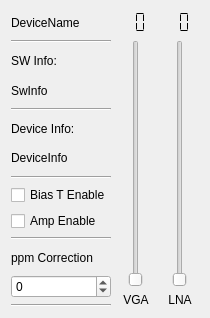
<?xml version="1.0" encoding="UTF-8"?>
<ui version="4.0">
 <class>hackrfWidget</class>
 <widget class="QWidget" name="hackrfWidget">
  <property name="geometry">
   <rect>
    <x>0</x>
    <y>0</y>
    <width>210</width>
    <height>318</height>
   </rect>
  </property>
  <property name="windowTitle">
   <string>HACKRF control</string>
  </property>
  <layout class="QHBoxLayout" name="horizontalLayout">
   <item>
    <layout class="QVBoxLayout" name="verticalLayout">
     <item>
      <widget class="QLabel" name="lblDeviceName">
       <property name="text">
        <string>DeviceName</string>
       </property>
      </widget>
     </item>
     <item>
      <widget class="Line" name="line_4">
       <property name="orientation">
        <enum>Qt::Horizontal</enum>
       </property>
      </widget>
     </item>
     <item>
      <widget class="QLabel" name="label_6">
       <property name="text">
        <string>SW Info:</string>
       </property>
      </widget>
     </item>
     <item>
      <widget class="QLabel" name="lblSwInfo">
       <property name="text">
        <string>SwInfo</string>
       </property>
      </widget>
     </item>
     <item>
      <widget class="Line" name="line_2">
       <property name="orientation">
        <enum>Qt::Horizontal</enum>
       </property>
      </widget>
     </item>
     <item>
      <widget class="QLabel" name="label_5">
       <property name="text">
        <string>Device Info:</string>
       </property>
      </widget>
     </item>
     <item>
      <widget class="QLabel" name="lblDeviceInfo">
       <property name="text">
        <string>DeviceInfo</string>
       </property>
      </widget>
     </item>
     <item>
      <widget class="Line" name="line_3">
       <property name="orientation">
        <enum>Qt::Horizontal</enum>
       </property>
      </widget>
     </item>
     <item>
      <widget class="QCheckBox" name="btnBiasTEnable">
       <property name="text">
        <string>Bias T Enable</string>
       </property>
       <property name="checked">
        <bool>false</bool>
       </property>
      </widget>
     </item>
     <item>
      <widget class="QCheckBox" name="btnAmpEnable">
       <property name="text">
        <string>Amp Enable</string>
       </property>
      </widget>
     </item>
     <item>
      <widget class="Line" name="line">
       <property name="orientation">
        <enum>Qt::Horizontal</enum>
       </property>
      </widget>
     </item>
     <item>
      <widget class="QLabel" name="label">
       <property name="text">
        <string>ppm Correction</string>
       </property>
      </widget>
     </item>
     <item>
      <widget class="QSpinBox" name="ppm_correction">
       <property name="minimum">
        <number>-100</number>
       </property>
       <property name="maximum">
        <number>100</number>
       </property>
      </widget>
     </item>
     <item>
      <widget class="Line" name="line_5">
       <property name="orientation">
        <enum>Qt::Horizontal</enum>
       </property>
      </widget>
     </item>
    </layout>
   </item>
   <item>
    <layout class="QVBoxLayout" name="verticalLayout_2">
     <item>
      <widget class="QLCDNumber" name="vgagainDisplay">
       <property name="frameShape">
        <enum>QFrame::NoFrame</enum>
       </property>
       <property name="digitCount">
        <number>2</number>
       </property>
       <property name="segmentStyle">
        <enum>QLCDNumber::Flat</enum>
       </property>
      </widget>
     </item>
     <item>
      <widget class="QSlider" name="sliderVgaGain">
       <property name="sizePolicy">
        <sizepolicy hsizetype="MinimumExpanding" vsizetype="Expanding">
         <horstretch>0</horstretch>
         <verstretch>0</verstretch>
        </sizepolicy>
       </property>
       <property name="maximum">
        <number>62</number>
       </property>
       <property name="orientation">
        <enum>Qt::Vertical</enum>
       </property>
      </widget>
     </item>
     <item>
      <widget class="QLabel" name="label_2">
       <property name="text">
        <string>VGA</string>
       </property>
       <property name="alignment">
        <set>Qt::AlignCenter</set>
       </property>
      </widget>
     </item>
    </layout>
   </item>
   <item>
    <layout class="QVBoxLayout" name="verticalLayout_3">
     <item>
      <widget class="QLCDNumber" name="lnagainDisplay">
       <property name="frameShape">
        <enum>QFrame::NoFrame</enum>
       </property>
       <property name="digitCount">
        <number>2</number>
       </property>
       <property name="segmentStyle">
        <enum>QLCDNumber::Flat</enum>
       </property>
      </widget>
     </item>
     <item>
      <widget class="QSlider" name="sliderLnaGain">
       <property name="sizePolicy">
        <sizepolicy hsizetype="MinimumExpanding" vsizetype="Expanding">
         <horstretch>0</horstretch>
         <verstretch>0</verstretch>
        </sizepolicy>
       </property>
       <property name="maximum">
        <number>40</number>
       </property>
       <property name="singleStep">
        <number>8</number>
       </property>
       <property name="pageStep">
        <number>8</number>
       </property>
       <property name="value">
        <number>0</number>
       </property>
       <property name="sliderPosition">
        <number>0</number>
       </property>
       <property name="tracking">
        <bool>true</bool>
       </property>
       <property name="orientation">
        <enum>Qt::Vertical</enum>
       </property>
      </widget>
     </item>
     <item>
      <widget class="QLabel" name="label_3">
       <property name="text">
        <string>LNA</string>
       </property>
       <property name="alignment">
        <set>Qt::AlignCenter</set>
       </property>
      </widget>
     </item>
    </layout>
   </item>
  </layout>
 </widget>
 <resources/>
 <connections/>
</ui>
